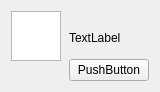
<?xml version="1.0" encoding="UTF-8"?>
<ui version="4.0">
 <class>AccountItem</class>
 <widget class="QWidget" name="AccountItem">
  <property name="geometry">
   <rect>
    <x>0</x>
    <y>0</y>
    <width>160</width>
    <height>90</height>
   </rect>
  </property>
  <property name="windowTitle">
   <string>Form</string>
  </property>
  <layout class="QGridLayout" name="gridLayout">
   <item row="0" column="0">
    <layout class="QHBoxLayout" name="horizontalLayout">
     <item>
      <layout class="QVBoxLayout" name="verticalLayout_2">
       <item>
        <widget class="QGraphicsView" name="icon">
         <property name="sizePolicy">
          <sizepolicy hsizetype="Preferred" vsizetype="Preferred">
           <horstretch>0</horstretch>
           <verstretch>0</verstretch>
          </sizepolicy>
         </property>
         <property name="minimumSize">
          <size>
           <width>50</width>
           <height>50</height>
          </size>
         </property>
         <property name="maximumSize">
          <size>
           <width>50</width>
           <height>50</height>
          </size>
         </property>
        </widget>
       </item>
       <item>
        <widget class="QLabel" name="playername">
         <property name="sizePolicy">
          <sizepolicy hsizetype="Preferred" vsizetype="Preferred">
           <horstretch>0</horstretch>
           <verstretch>0</verstretch>
          </sizepolicy>
         </property>
         <property name="text">
          <string/>
         </property>
        </widget>
       </item>
      </layout>
     </item>
     <item>
      <layout class="QVBoxLayout" name="verticalLayout">
       <item>
        <widget class="QLabel" name="email">
         <property name="text">
          <string/>
         </property>
        </widget>
       </item>
       <item>
        <widget class="QLabel" name="label_3">
         <property name="text">
          <string>TextLabel</string>
         </property>
        </widget>
       </item>
       <item>
        <spacer name="verticalSpacer">
         <property name="orientation">
          <enum>Qt::Vertical</enum>
         </property>
         <property name="sizeHint" stdset="0">
          <size>
           <width>20</width>
           <height>40</height>
          </size>
         </property>
        </spacer>
       </item>
       <item>
        <widget class="QPushButton" name="pushButton">
         <property name="text">
          <string>PushButton</string>
         </property>
        </widget>
       </item>
      </layout>
     </item>
    </layout>
   </item>
  </layout>
 </widget>
 <resources/>
 <connections/>
</ui>
